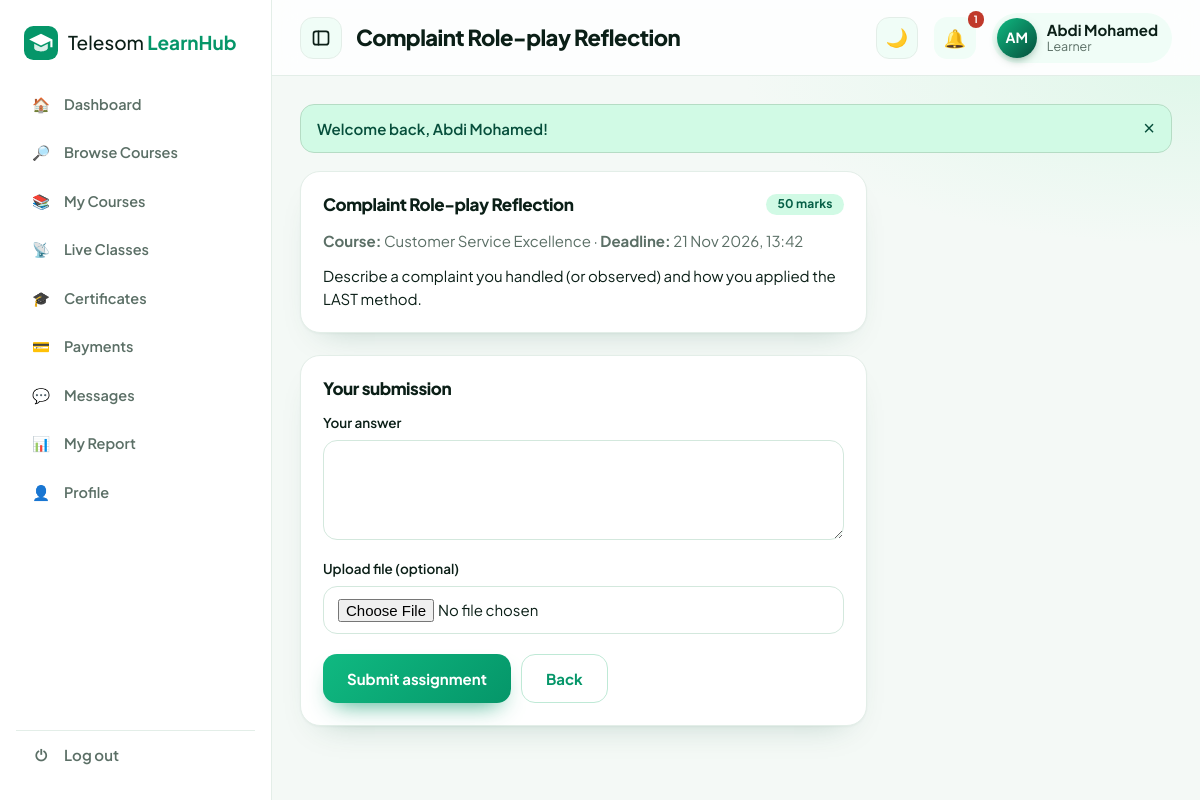
The app's page /assignment.php?id=2 (signed in) with its own data.
### tables this page shows
CREATE TABLE users (
  id INT AUTO_INCREMENT PRIMARY KEY,
  name VARCHAR(120) NOT NULL, email VARCHAR(150) NOT NULL UNIQUE, password VARCHAR(255) NOT NULL,
  role ENUM('admin','instructor','learner','organization') NOT NULL DEFAULT 'learner',
  org_id INT NULL, phone VARCHAR(30), country VARCHAR(60), bio TEXT, education VARCHAR(255), skills VARCHAR(255), signatory VARCHAR(120) NULL, signatory_title VARCHAR(120) NULL,
  org_status ENUM('pending','approved','rejected') NOT NULL DEFAULT 'approved',
  status ENUM('active','suspended') NOT NULL DEFAULT 'active', created_at TIMESTAMP DEFAULT CURRENT_TIMESTAMP
);

CREATE TABLE assignments (
  id INT AUTO_INCREMENT PRIMARY KEY, course_id INT NOT NULL, title VARCHAR(160) NOT NULL, instructions TEXT, file VARCHAR(255),
  deadline DATETIME NULL, max_marks INT DEFAULT 100, FOREIGN KEY (course_id) REFERENCES courses(id) ON DELETE CASCADE
);

CREATE TABLE courses (
  id INT AUTO_INCREMENT PRIMARY KEY, title VARCHAR(160) NOT NULL, description TEXT, category_id INT,
  instructor_id INT NOT NULL, org_id INT NULL, level ENUM('Beginner','Intermediate','Advanced') DEFAULT 'Beginner',
  duration VARCHAR(40), objectives TEXT, prerequisites TEXT,
  enroll_type ENUM('free','paid','approval','private') DEFAULT 'free', price DECIMAL(8,2) DEFAULT 0,
  status ENUM('pending','approved','rejected') DEFAULT 'pending', created_at TIMESTAMP DEFAULT CURRENT_TIMESTAMP,
  FOREIGN KEY (category_id) REFERENCES categories(id) ON DELETE SET NULL,
  FOREIGN KEY (instructor_id) REFERENCES users(id) ON DELETE CASCADE
);

### assignment.php (the view, shortened to what this page needs)
<?php
require 'includes/config.php';
$u = require_login(); $id = (int)($_GET['id'] ?? 0);
$a = one("SELECT a.*, c.title ct, c.instructor_id, c.org_id FROM assignments a JOIN courses c ON c.id=a.course_id WHERE a.id=?", [$id]);
$en = one("SELECT id FROM enrollments WHERE user_id=? AND course_id=? AND status='active'", [$u['id'], $a['course_id']]);
$sub = one("SELECT * FROM submissions WHERE assignment_id=? AND user_id=?", [$id, $u['id']]);
$closed = $a['deadline'] && strtotime($a['deadline']) < time();
$title = $a['title']; include 'includes/header.php';
?>
<div class="cols"><div>
 <div class="card"><h3><?= e($a['title']) ?> <span class="badge"><?= $a['max_marks'] ?> marks</span></h3>
  <p><b>Course:</b> <?= e($a['ct']) ?> · <b>Deadline:</b> <?= $a['deadline'] ? fdate($a['deadline'], true) : 'None' ?> <?= $closed ? '<span class="badge bad">Closed</span>' : '' ?></p>
  <p style="color:var(--ink);white-space:pre-line;margin-top:12px"><?= e($a['instructions']) ?></p>
  <?php if ($a['file']): ?><p style="margin-top:10px"><a class="btn btn-sm btn-outline" href="<?= e($a['file']) ?>" target="_blank">⬇ Instruction file</a></p><?php endif; ?></div>
 <?php if ($en): ?><div class="card"><h3>Your submission</h3>
  <form method="post" enctype="multipart/form-data"><?= csrf_field() ?>
   <label>Your answer</label><textarea name="body"><?= e($sub['body'] ?? '') ?></textarea>
   <label>Upload file (optional)</label><input type="file" name="file">
   <div class="form-actions"><button class="btn" <?= $closed || ($sub && $sub['marks'] !== null) ? 'disabled' : '' ?>><?= $sub ? 'Update submission' : 'Submit assignment' ?></button><a class="btn btn-outline" href="learn.php?course=<?= $a['course_id'] ?>">Back</a></div></form></div><?php endif; ?>
</div><div>
</div></div>
<?php include 'includes/footer.php'; ?>

### includes/header.php (shortened to what this page needs)
<?php
require_once __DIR__.'/config.php';
$u = me(); $layout = $layout ?? 'app'; $title = $title ?? 'Telesom LearnHub';
$curpage = basename($_SERVER['SCRIPT_NAME']);
function menu($role){
    $m = [
     'learner' => [['dashboard.php','Dashboard','🏠'],['courses.php','Browse Courses','🔎'],['mycourses.php','My Courses','📚'],['live.php','Live Classes','📡'],['certificates.php','Certificates','🎓'],['payments.php','Payments','💳'],['messages.php','Messages','💬'],['reports.php','My Report','📊'],['profile.php','Profile','👤']],
     'instructor' => [['dashboard.php','Dashboard','🏠'],['instructor.php','My Courses','📚'],['live.php','Live Classes','📡'],['grading.php','Grading','📝'],['messages.php','Messages','💬'],['reports.php','Reports','📊'],['courses.php','Browse Courses','🔎'],['profile.php','Profile','👤']],
     'organization' => [['dashboard.php','Dashboard','🏠'],['subscription.php','Subscription','💎'],['organization.php','Members & Assign','🏢'],['instructor.php','Private Courses','📚'],['live.php','Live Classes','📡'],['reports.php','Training Reports','📊'],['messages.php','Messages','💬'],['courses.php','Browse Courses','🔎'],['profile.php','Profile','👤']],
     'admin' => [['dashboard.php','Dashboard','🏠'],['admin.php?tab=users','Users','👥'],['admin.php?tab=orgs','Organizations','🏢'],['admin.php?tab=subs','Subscriptions','🧾'],['admin.php?tab=plans','Plans & Pricing','🏷️'],['admin.php?tab=courses','Courses','📚'],['live.php','Live Classes','📡'],['admin.php?tab=categories','Categories','🗂️'],['admin.php?tab=announcements','Announcements','📣'],['payments.php','Payments','💳'],['admin.php?tab=reviews','Reported Reviews','🚩'],['reports.php','Reports','📊'],['messages.php','Messages','💬'],['profile.php','Profile','👤']],
    ];
    return $m[$role] ?? [];
}
function is_active($href, $cur){
    $p = parse_url($href); if ($p['path'] !== $cur) return false;
    return isset($p['query']) ? (strpos($_SERVER['QUERY_STRING'] ?? '', $p['query']) !== false) : true;
}
$unread = $u ? (int)one("SELECT COUNT(*) c FROM notifications WHERE user_id=? AND is_read=0", [$u['id']])['c'] : 0;
?><!DOCTYPE html>
<html lang="en"><head>
<link rel="stylesheet" href="assets/css/style.css"><link rel="stylesheet" href="assets/css/theme.css"></head>
<body class="<?= $layout === 'auth' ? 'authpage' : e($layout) ?>">
<?php if ($layout === 'auth'): ?>
<button class="tg theme-btn theme-fab" type="button" title="Night / day mode" aria-label="Toggle night and day mode"><span class="ti">🌙</span></button>
<?php else: ?>
<div class="shell">
<aside class="side" id="side">
  <a class="brand" href="index.php"><?= logo('#fff') ?><span>Telesom <b>LearnHub</b></span></a>
  <nav><?php foreach (menu($u['role']) as $m): ?>
    <a class="<?= is_active($m[0], $curpage) ? 'on' : '' ?>" href="<?= $m[0] ?>" title="<?= e($m[1]) ?>"><i><?= $m[2] ?></i><span class="lb"><?= $m[1] ?></span></a>
  <?php endforeach; ?></nav>
  <a class="logout" href="logout.php" title="Log out"><i>⏻</i><span class="lb">Log out</span></a>
</aside>
<div class="main">
<header class="top">
  <button class="tg side-tg" id="sideToggle" type="button" title="Collapse / expand menu" aria-label="Collapse or expand the sidebar"><svg width="20" height="20" viewBox="0 0 24 24" fill="none" stroke="currentColor" stroke-width="2" stroke-linecap="round" stroke-linejoin="round"><rect x="3" y="4" width="18" height="16" rx="3"/><path d="M9 4v16"/></svg></button>
  <h1><?= e($title) ?></h1>
  <div class="top-r">
    <button class="tg theme-btn" type="button" title="Night / day mode" aria-label="Toggle night and day mode"><span class="ti">🌙</span></button>
    <a class="bell" href="notifications.php" title="Notifications">🔔<?php if ($unread): ?><span><?= $unread ?></span><?php endif; ?></a>
    <a class="me" href="profile.php"><span class="av"><?= e(initials($u['name'])) ?></span><span class="mn"><b><?= e($u['name']) ?></b><small><?= e(ucfirst($u['role'])) ?></small></span></a>
  </div>
</header>
<main class="content">
<?php endif; ?>
<?php if (!empty($_SESSION['flash']) && $layout !== 'auth'): ?><div class="<?= $layout === 'public' ? 'wrap' : '' ?>"><?php foreach ($_SESSION['flash'] as $f): ?><div class="flash <?= $f[1] ?>"><?= e($f[0]) ?><button onclick="this.parentNode.remove()">×</button></div><?php endforeach; unset($_SESSION['flash']); ?></div><?php endif; ?>

### assets/css/theme.css (style rules this page uses)
:root { --g:#059669;--g2:#10b981;--gd:#064e3b;--gl:#d1fae5;--g-soft:#f0fdf7;--ink:#0b1f17;--mut:#5b6f66;--line:#e3eee8;--bg:#f4f9f6;--r:20px;--sh:0 14px 34px -16px rgba(5,80,56,.28);--sh2:0 32px 64px -24px rgba(5,80,56,.4) }
body { font-family:"Plus Jakarta Sans","Inter","Segoe UI",system-ui,sans-serif;background:var(--bg);color:var(--ink) }
h1,h2,h3,h4 { letter-spacing:-.025em;font-weight:800 }
.btn { background:linear-gradient(135deg,var(--g2),var(--g));border:0;padding:12px 24px;border-radius:14px;box-shadow:0 12px 24px -12px rgba(5,150,105,.85);font-weight:700 }
.btn-outline { background:#fff;color:var(--g)!important;border:1.5px solid #bfe9d6;box-shadow:none }
.side { background:#fff;color:var(--ink);border-right:1px solid var(--line);box-shadow:none;width:272px }
.side .brand { color:var(--ink) }
.side .brand b { color:var(--g) }
.side nav a { color:var(--mut);font-weight:600 }
.logout { color:var(--mut);border-top:1px solid var(--line);font-weight:600 }
.main { margin-left:272px }
.top { height:76px;background:rgba(255,255,255,.82);border-bottom:1px solid var(--line) }
.top h1 { font-size:22px }
.content { min-height:calc(100vh - 76px);background:radial-gradient(700px 260px at 100% 0,#e0f7ea,transparent 65%) }
.bell { background:var(--g-soft);width:42px;height:42px;border-radius:13px;display:grid;place-items:center;font-size:18px }
.me { background:var(--g-soft);padding:5px 14px 5px 5px;border-radius:99px }
.av { background:linear-gradient(135deg,var(--g2),var(--gd)) }
.card,.kpi,.cc,.feat,.aud-i,.faq,.player,.auth-card { border:1px solid var(--line);border-radius:var(--r) }
.card { box-shadow:0 1px 2px rgba(5,80,56,.04),0 16px 34px -22px rgba(5,80,56,.28) }
.card h3 { font-size:17px }
input,select,textarea { border:1.5px solid #d3e8dd;border-radius:14px;background:#fff }
.badge { background:#d1fae5;color:#065f46 }
.flash { border-radius:14px }
.tg { width:42px;height:42px;border-radius:13px;border:1px solid var(--line);background:var(--g-soft);color:var(--ink);cursor:pointer;display:grid;place-items:center;font-size:18px;flex:none;transition:.2s var(--ease) }
.side,.main { transition:width .28s var(--ease),margin-left .28s var(--ease) }
.logout { display:flex;align-items:center;gap:12px }
.logout i { font-style:normal;width:22px;text-align:center }

### records on screen
users: name "AM", name "Abdi Mohamed", role "Learner"
assignments: title "Complaint Role-play Reflection", max_marks "50", course.title "Customer Service Excellence", deadline "21 Nov 2026, 13:42", instructions "Describe a complaint you handled (or observed) and how you applied the LAST method."

### other values on screen
$m[2] "🏠"
$m[1] "Dashboard"
$m[2] "🔎"
$m[1] "Browse Courses"
$m[2] "📚"
$m[1] "My Courses"
$m[2] "📡"
$m[1] "Live Classes"
$m[2] "🎓"
$m[1] "Certificates"
$m[2] "💳"
$m[1] "Payments"
$m[2] "💬"
$m[1] "Messages"
$m[2] "📊"
